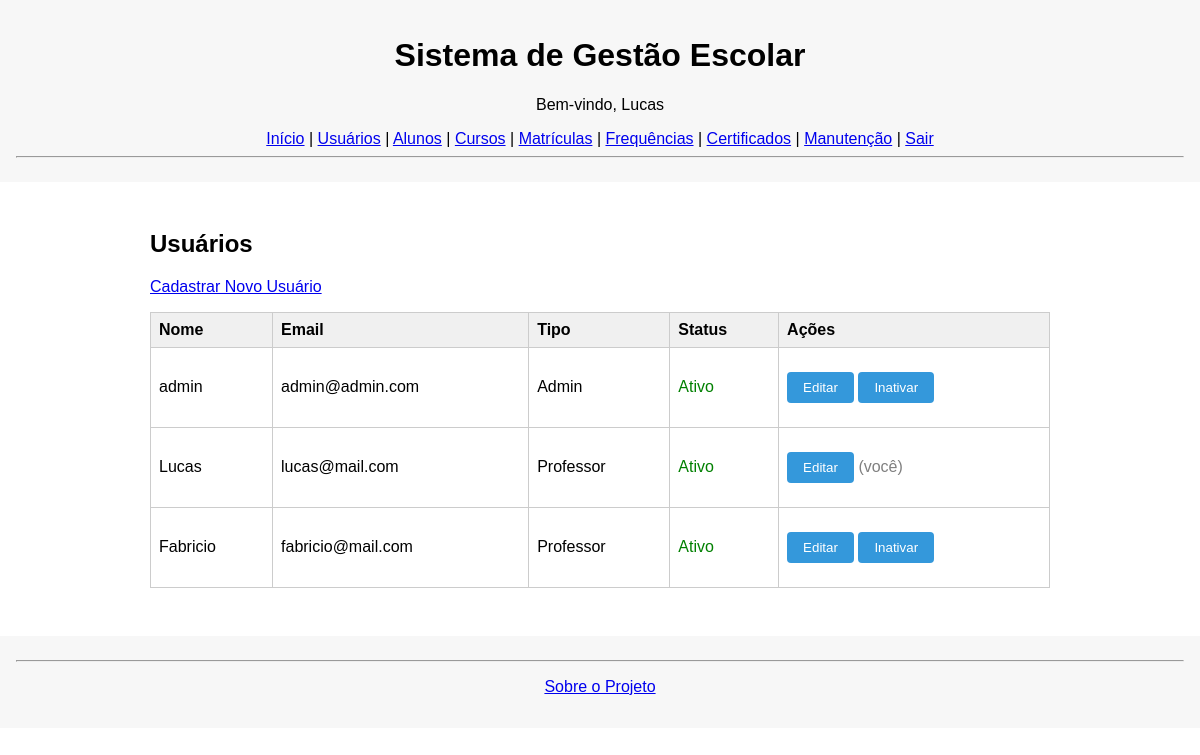
Page /usuarios (signed in) on the committed database.
### tables this page shows
CREATE TABLE usuarios (
            id INTEGER PRIMARY KEY AUTOINCREMENT,
            nome TEXT,
            email TEXT UNIQUE,
            senha TEXT,
            tipo TEXT CHECK(tipo IN ('Admin', 'Professor', 'Secretaria')),
            ativo INTEGER DEFAULT 1,
            created_at DATETIME DEFAULT CURRENT_TIMESTAMP
        );

### app.py (the view)
@app.route('/usuarios')
def usuarios():
    if 'usuario' not in session:
        return redirect(url_for('login'))
    usuarios = listar_usuarios()
    return render_template('usuarios.html', usuarios=usuarios)

### database.py (called while the page is built)
def conectar():
    con = sqlite3.connect('sge.db')
    con.row_factory = sqlite3.Row
    con.execute("PRAGMA foreign_keys = ON")
    return con

def listar_usuarios():
    con = conectar()
    cur = con.cursor()
    cur.execute("SELECT * FROM usuarios")
    usuarios = cur.fetchall()
    con.close()
    return usuarios

### templates/usuarios.html
{% extends "base.html" %}
{% block content %}
<div class="container">
    <h2>Usuários</h2>
    <p><a href="{{ url_for('usuarios_novo') }}" class="button">Cadastrar Novo Usuário</a></p>
    <table>
        <thead>
            <tr>
                <th>Nome</th>
                <th>Email</th>
                <th>Tipo</th>
                <th>Status</th>
                <th>Ações</th>
            </tr>
        </thead>
        <tbody>
            {% for u in usuarios %}
            <tr>
                <td>{{ u['nome'] }}</td>
                <td>{{ u['email'] }}</td>
                <td>{{ u['tipo'] }}</td>
                <td>
                    {% if u['ativo'] %}
                        <span style="color:green;">Ativo</span>
                    {% else %}
                        <span style="color:red;">Inativo</span>
                    {% endif %}
                </td>
                <td>
                    <form action="{{ url_for('editar_usuario', id=u['id']) }}" method="get" style="display:inline;">
                        <button type="submit" class="btn">Editar</button>
                    </form>
                    {% if u['id'] != session['usuario_id'] %}
                        <form method="POST" action="{{ url_for('alternar_status_usuario', id=u['id']) }}" style="display:inline;">
                            {% if u['ativo'] %}
                                <button type="submit" class="btn">Inativar</button>
                            {% else %}
                                <button type="submit" class="btn">Ativar</button>
                            {% endif %}
                        </form>
                    {% else %}
                        <span style="color: gray;">(você)</span>
                    {% endif %}
                </td>
            </tr>
            {% endfor %}
        </tbody>
    </table>
</div>
{% endblock %}

### static/css/style.css (style rules this page uses)
body { font-family: Arial, sans-serif; margin: 0; padding: 0; background-color: #ffffff; }
.container { max-width: 900px; margin: 2rem auto; padding: 1rem; background: #fff; border-radius: 8px; }
h2, h3 { margin-top: 0; }
button, input[type="submit"] { padding: 0.5rem 1rem; background-color: #3498db; color: #fff; border: none; border-radius: 4px; cursor: pointer; }
table { width: 100%; border-collapse: collapse; margin-top: 1rem; }
th, td { border: 1px solid #ccc; padding: 0.5rem; text-align: left; }
th { background-color: #f0f0f0; }
.btn { display: inline-block; margin: 1rem 0; padding: 0.5rem 1rem; background-color: #3498db; color: white; text-decoration: none; border-radius: 4px; }

### rows in the picture
usuarios: nome "admin", email "admin@admin.com", tipo "Admin", ativo "Ativo"
usuarios: nome "Lucas", email "lucas@mail.com", tipo "Professor", ativo "Ativo", shows "(você)"
usuarios: nome "Fabricio", email "fabricio@mail.com", tipo "Professor", ativo "Ativo"

### other values in the picture
{{ session['usuario'] }} "Lucas"
